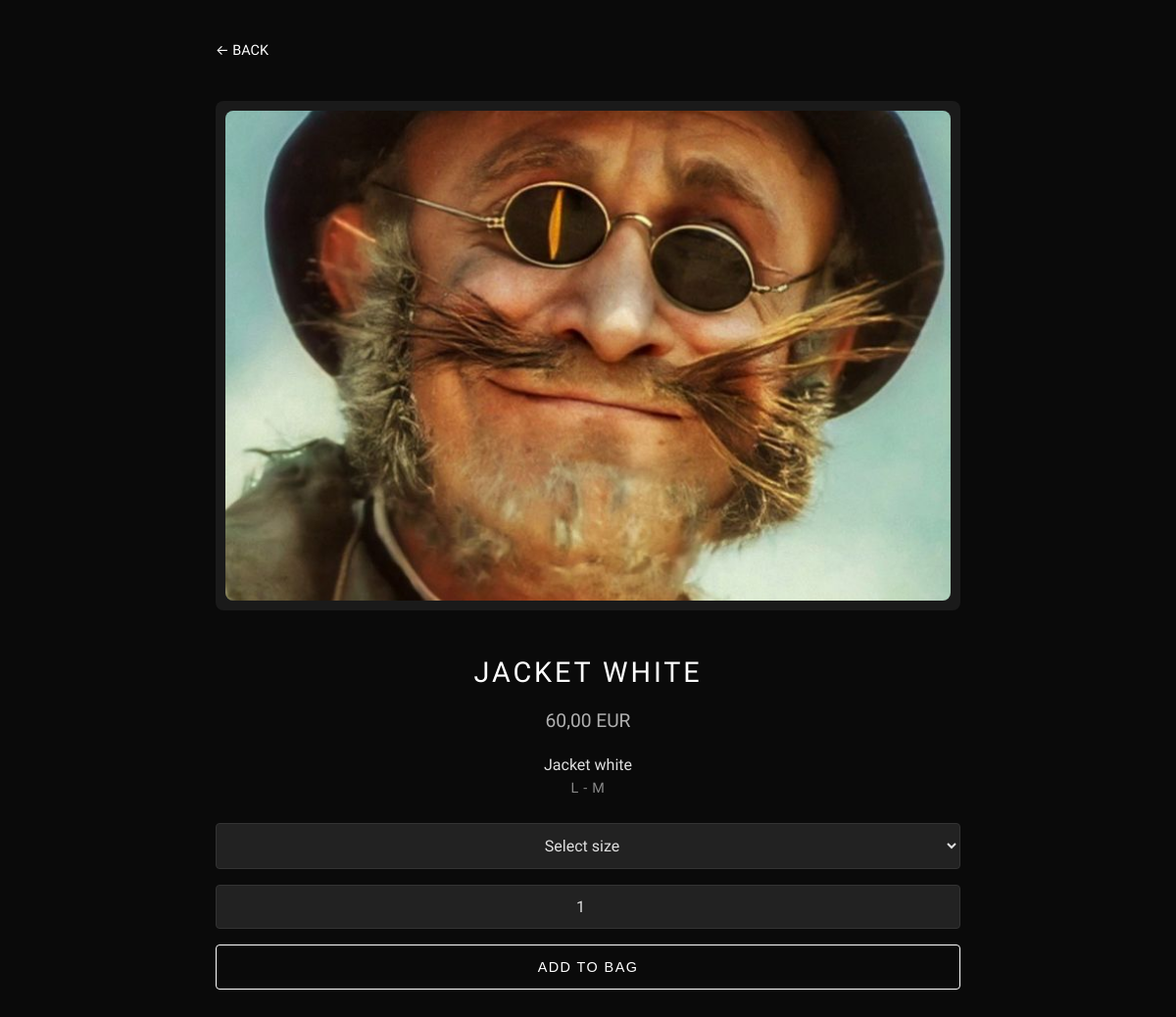
The app's page /shop/6/ with its own data.
### apps/products/models.py (models this page shows, shortened)
class ProductImage(models.Model):
    product = models.ForeignKey('Product', on_delete=models.CASCADE, related_name='images')
    image = CloudinaryField('image')
    alt_text = models.CharField(max_length=255, blank=True)

class Product(models.Model):
    title = models.CharField(max_length=255)
    description = models.TextField()
    price = models.DecimalField(max_digits=10, decimal_places=2)
    image = models.ImageField(upload_to='products/', blank=True, null=True)  # ← просто хранение локально
    category = models.ForeignKey('Category', on_delete=models.CASCADE, related_name='products')
    size_string = models.CharField(max_length=100, help_text="Comma-separated sizes like: S,M,L")
    stock = models.PositiveIntegerField()
    is_active = models.BooleanField(default=True)
    created_at = models.DateTimeField(auto_now_add=True)

class ProductSize(models.Model):
    product = models.ForeignKey(
        Product,
        related_name='size_variants',  # ← новое имя
        on_delete=models.CASCADE
    )
    size = models.CharField(
        max_length=10,
        choices=[('XXS', 'XXS'), ('XS', 'XS'), ('S', 'S'),
                 ('M', 'M'), ('L', 'L'), ('XL', 'XL'), ('XXL', 'XXL')]
    )
    stock = models.PositiveIntegerField(default=0)

### apps/products/views.py (the view)
# urls.py: path('<int:pk>/', product_detail, name='product_detail'),
def product_detail(request, pk):
    product = get_object_or_404(Product, pk=pk)
    return render(request, 'products/product_detail.html', {'product': product})

### templates/products/product_detail.html (shortened to what this page needs)
{% load static %}
<!DOCTYPE html>
<html lang="ru">
<head>
</head>
<body onload="document.body.classList.add('loaded')">
  <div class="header-buttons">
    <a href="{% url 'product_list' %}" class="back-button">← BACK</a>
  </div>
  <div class="slider-container">
    {% for img in product.images.all %}
      <img src="{{ img.image.url }}" alt="{{ product.title }}" onerror="this.src='{% static 'img/placeholder.jpg' %}'">
    {% empty %}
      <img src="{% static 'img/placeholder.jpg' %}" alt="Нет изображения">
    {% endfor %}
  </div>
  <div class="product-info">
    <h1>{{ product.title }}</h1>
    <p class="price">{{ product.price }} EUR</p>
    <div class="product-description">{{ product.description }}</div>
    <p class="product-sizes">
      {% for size in product.size_variants.all %}
        {{ size.size }}{% if not forloop.last %} - {% endif %}
      {% endfor %}
    </p>
    <form id="add-to-cart-form">
      {% if product.size_variants.all %}
        <select name="size" id="size-select" required>
          <option value="" disabled selected>Select size</option>
        </select>
      {% endif %}
      <input type="number" id="quantity" name="quantity" value="1" min="1" max="1">
      <button type="submit" class="add-to-cart">ADD TO BAG</button>
    </form>
  </div>
</body>
</html>

### templates/products/product_detail.html (style rules this page uses)
* { margin: 0; padding: 0; box-sizing: border-box; }
body { background: #0A0A0A; color: #E0E0E0; font-family: 'Helvetica Neue', -apple-system, BlinkMacSystemFont, 'Segoe UI', Roboto, Arial, sans-serif; margin: 0; padding: 0 20px; max-width: 800px; margin-inline: auto; min-height: 100vh; line-height: 1.6; opacity: 0; transition: opacity 1s cubic-bezier(0.4, 0, 0.2, 1); }
body.loaded { opacity: 1; }
.header-buttons { display: flex; justify-content: space-between; align-items: center; margin: 40px 0; }
.back-button { font-size: 0.9rem; font-weight: 400; text-transform: uppercase; text-decoration: none; color: #FFFFFF; transition: opacity 0.3s ease, transform 0.3s cubic-bezier(0.4, 0, 0.2, 1); will-change: opacity, transform; }
.slider-container { display: flex; overflow-x: auto; scroll-snap-type: x mandatory; gap: 20px; -webkit-overflow-scrolling: touch; margin-top: 20px; border-radius: 8px; background: #1A1A1A; padding: 10px; animation: fadeInUp 1s cubic-bezier(0.4, 0, 0.2, 1) forwards; }
.slider-container img { width: 100%; max-height: 500px; flex-shrink: 0; scroll-snap-align: center; object-fit: cover; border-radius: 8px; transition: opacity 0.4s ease, transform 0.4s cubic-bezier(0.4, 0, 0.2, 1); will-change: opacity, transform; }
.product-info { text-align: center; padding: 40px 0; animation: fadeInUp 1.2s cubic-bezier(0.4, 0, 0.2, 1) forwards; opacity: 0; transform: translateY(20px); }
.product-info h1 { font-size: 1.8rem; font-weight: 400; letter-spacing: 0.1em; text-transform: uppercase; color: #FFFFFF; margin-bottom: 12px; }
.price { font-size: 1.2rem; color: #B0B0B0; margin-bottom: 16px; }
.product-sizes { font-size: 0.9rem; text-transform: uppercase; letter-spacing: 0.05em; color: #888; margin-bottom: 24px; }
select, input[type="number"] { font-family: inherit; background: #222222; color: #E0E0E0; border: 1px solid #333; padding: 12px; font-size: 1rem; width: 100%; margin-bottom: 16px; box-sizing: border-box; text-align: center; border-radius: 4px; transition: border-color 0.4s cubic-bezier(0.4, 0, 0.2, 1); will-change: border-color; }
.add-to-cart { width: 100%; padding: 14px; font-size: 0.9rem; font-weight: 400; letter-spacing: 0.1em; background: transparent; border: 1px solid #FFFFFF; color: #FFFFFF; cursor: pointer; text-transform: uppercase; border-radius: 4px; transition: all 0.4s cubic-bezier(0.4, 0, 0.2, 1); will-change: background, color, transform; }

### records on screen
Product: title "JACKET WHITE", price "60,00", description "Jacket white"
ProductSize: size "L"
ProductSize: size "M"
